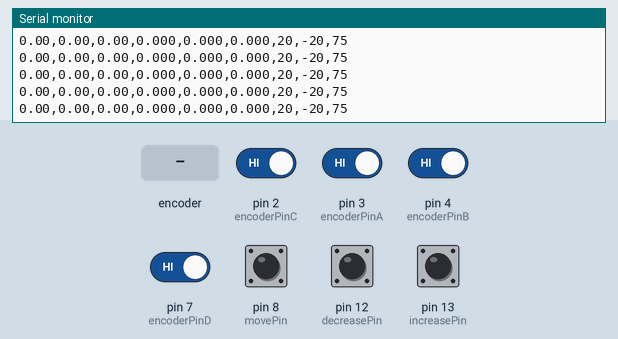
Recording of a sketch running on a simulated Arduino Uno, built with avr-gcc and run on an emulated ATmega328P. Shown: the last lines printed to the serial monitor. The test bench sets the inputs (shaded band); at power-on: pin 2 (encoderPinC), pin 3 (encoderPinA), pin 4 (encoderPinB), pin 7 (encoderPinD), pin 8 (movePin), pin 12 (decreasePin), pin 13 (increasePin) HIGH.

Above: at 1.2 s.
1.3 s: rotary encoder on pin 3 (encoderPinA) / pin 4 (encoderPinB) turned 1 step (first pin leading)
At 1.31 s:
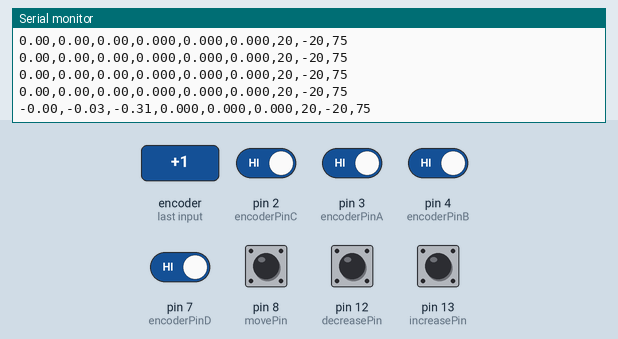
3.0 s: pin 2 (encoderPinC) driven LOW
At 3.01 s:
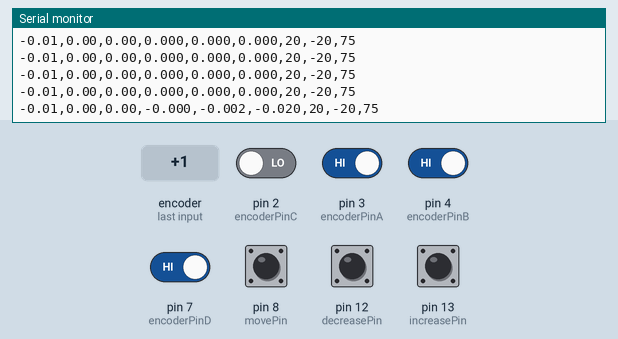
4.5 s: pin 12 (decreasePin) pulled LOW for 0.15 s
At 4.51 s:
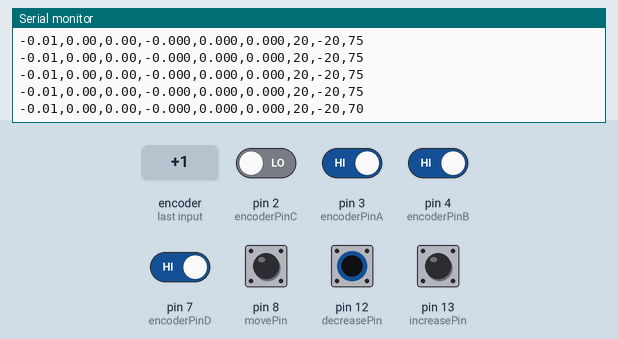
6.1 s: pin 13 (increasePin) pulled LOW for 1 s
At 6.61 s:
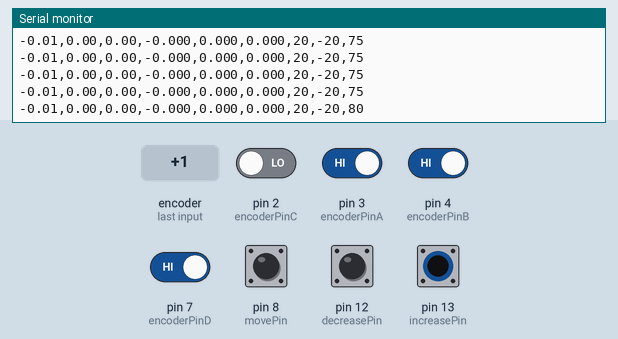
8.6 s: pin 13 (increasePin) pulled LOW for 0.15 s
At 8.61 s:
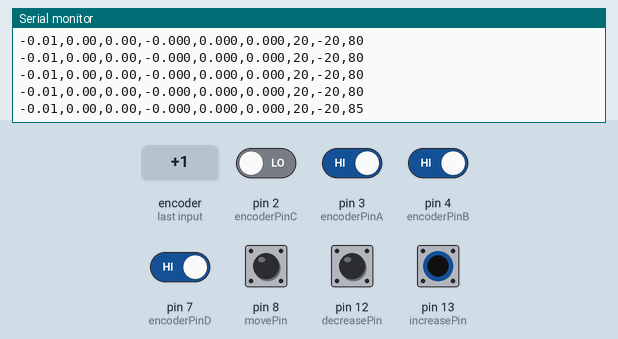
10.2 s: rotary encoder on pin 3 (encoderPinA) / pin 4 (encoderPinB) turned 1 step (first pin leading)
At 10.21 s:
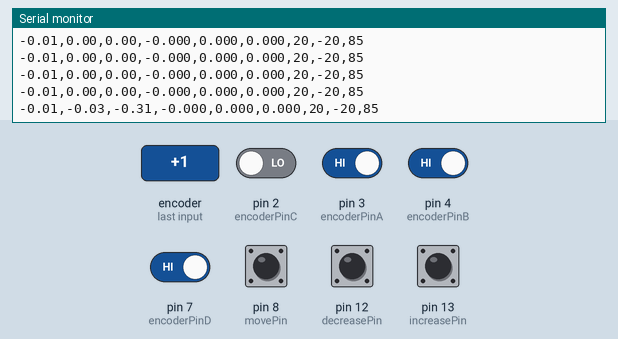
Timing chart, 0 to 12.9 s (numbered marks = the images above; inputs shaded):
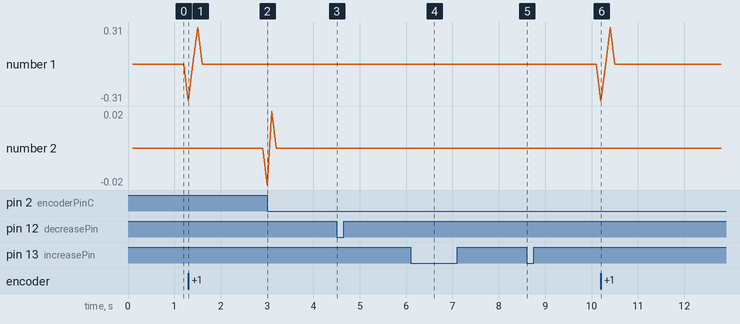

Measured:
- after the input at 1.3 s, the serial monitor: prints a new line at once (image 1)
- after the input at 3.0 s, the serial monitor: prints a new line at once (image 2)
- after the input at 4.5 s, the serial monitor: prints a new line at once (image 3)
- after the input at 6.1 s, the serial monitor: prints a new line after 0.50 s (image 4)
- after the input at 8.6 s, the serial monitor: prints a new line at once (image 5)
- after the input at 10.2 s, the serial monitor: prints a new line at once (image 6)

The sketch:

DistantAngularMeasure.ino
```cpp
#include <Wire.h>


#define MOTOR_I2C_ADDRESS 0x50
#define MOTOR1_COMMAND 0x85

//angle
const int encoderPinA = 3;
const int encoderPinB = 4;

//distance
const int encoderPinC = 2;
const int encoderPinD = 7;

const int increasePin = 13;
const int decreasePin = 12;
const int movePin = 8;

volatile long encoderPosCount = 0;
volatile long encoderDisCount = 0;

volatile unsigned long minIntervalAngle = 1000000;
volatile unsigned long minIntervalDist = 1000000;
volatile unsigned long lastPulseTimeAngle = 0;
volatile unsigned long lastPulseTimeDist = 0;
unsigned long currentTime;
long incrementDuration = 100;


unsigned long lastTime = 0;
long lastPos = 0;
double lastDis = 0;
double lastVelocity = 0.0;
double lastDistanceVelocity = 0.0;
long deltaPos;
double deltaTime;
double anglePos;
double velocity;
double acceleration;
double velocityRad;
double accelerationRad;
double deltaDis;
double velocityDistance;
double accelerationDistance;
long currentPos, currentDis;
double realDis;
double halfPoint = 0.67/2; //system half point


bool initiated = false;


int motorPWM = 75;
int PWMincreament = 5;
int debounceDelay = 500;
int currentDirection = 0;
long lastDebounceTime;
bool motorRunning = false;
bool isTuning = false;

void setup() {
  pinMode(encoderPinA, INPUT_PULLUP);
  pinMode(encoderPinB, INPUT_PULLUP);
  pinMode(encoderPinC, INPUT_PULLUP);
  pinMode(encoderPinD, INPUT_PULLUP);
  pinMode(increasePin, INPUT_PULLUP);
  pinMode(decreasePin, INPUT_PULLUP);
  pinMode(movePin, INPUT_PULLUP);

  Wire.begin();
  Serial.begin(115200);
  Serial.println("Encoder test initiated");

  attachInterrupt(digitalPinToInterrupt(encoderPinA), readEncoderAngle, CHANGE);
  attachInterrupt(digitalPinToInterrupt(encoderPinC), readEncoderDistance, CHANGE);
}

void loop() {

  currentTime = millis();
  // Read encoder values safely
  noInterrupts();
  currentPos = encoderPosCount;
  currentDis = encoderDisCount;
  interrupts();

  //all measurement done at 100 ms increment to reduce encoder noise
  if (currentTime - lastTime >= incrementDuration) {
    deltaPos = currentPos - lastPos;
    deltaTime = (double)(currentTime - lastTime) / 1000.0;

    anglePos = currentPos/2048.0*2*PI; // angle encoder 2048 P/R
    velocity = deltaPos / deltaTime;
    acceleration = (velocity - lastVelocity) / deltaTime;

    velocityRad = (velocity / 2048.0) * 2 * PI;
    accelerationRad = (acceleration / 2048.0) * 2 * PI;

    // double velocityDeg = (velocity / 2048.0) * 360;
    // double accelerationDeg = (acceleration / 2048.0) * 360;

    realDis = (double)currentDis / 50.378 / 100.0; // pulse to meter conversion 100 P/R
    deltaDis = realDis - lastDis;
    velocityDistance = deltaDis / deltaTime;
    accelerationDistance = (velocityDistance - lastDistanceVelocity) / deltaTime;

    // Serial.print("Angle Pos: "); Serial.print(anglePos,2); Serial.print(" rad");
    // Serial.print(" | Ang Vel: "); Serial.print(velocityRad, 2); Serial.print(" rad/s");
    // Serial.print(" | Ang Accel: "); Serial.print(accelerationRad, 2); Serial.print(" rad/s²");
    // Serial.print(" | Dis: "); Serial.print(realDis, 3); Serial.print(" m");
    // Serial.print(" | Dis Vel: "); Serial.print(velocityDistance, 3); Serial.print(" m/s");
    // Serial.print(" | Dis Accel: "); Serial.print(accelerationDistance, 3); Serial.print(" m/s²");
    // Serial.print(" | Time: "); Serial.print(currentTime/1000.00); Serial.println(" sec");

    // serial print for serial plot
    Serial.print(currentPos / 2048.0 * 2 * PI);  //ang in rad
    Serial.print(",");
    Serial.print(velocityRad);              // ang Velocity in rad/s
    Serial.print(",");
    Serial.print(accelerationRad);          // ang Acceleration in rad/s^2
    Serial.print(",");
    Serial.print(realDis, 3);                  // Distance in m
    Serial.print(",");
    Serial.print(velocityDistance, 3);         // Distance velo in m/s
    Serial.print(",");
    Serial.print(accelerationDistance, 3);        // Distance accel in m/s²
    Serial.print(",");
    Serial.print(20);                 //bound
    Serial.print(",");
    Serial.print(-20);               //bound
    Serial.print(",");
    Serial.println(motorPWM);                 //current PWM

    lastTime = currentTime;
    lastPos = currentPos;
    lastDis = realDis;
    lastVelocity = velocity;
    lastDistanceVelocity = velocityDistance;
  }

  int increasePinVal = digitalRead(increasePin);
  if( increasePinVal == LOW && (currentTime - lastDebounceTime) > debounceDelay){
    lastDebounceTime = currentTime;
    motorPWM += PWMincreament;
  }

  int decreasePinVal = digitalRead(decreasePin);
  if( decreasePinVal == LOW && (currentTime - lastDebounceTime) > debounceDelay){
    lastDebounceTime = currentTime;
    motorPWM -= PWMincreament;
  }

  int movePinVal = digitalRead(movePin);
  if( movePinVal == LOW && (currentTime - lastDebounceTime) > debounceDelay && !motorRunning){
    lastDebounceTime = currentTime;
    motorRunning = true;
  }

  if (motorRunning){
    switch(currentDirection){
      case 0:
        motor1(motorPWM);
        break;
      case 1:
        motor1(-motorPWM);
        break;
    }
  }

  if (realDis > 0.5 && motorRunning && currentDirection == 0 ){
    motor1(0);
    motorRunning = false;
    currentDirection = 1;
    isTuning = true;
  }

  if (realDis < 0.1 && motorRunning && currentDirection == 1){
    motor1(0);
    motorRunning = false;
    currentDirection = 0;
    isTuning = true;
  }

  if (!motorRunning && isTuning) {
    tuneTo((currentDirection == 0) ? 0.1 : 0.5, 80);
  }

}

void motor1(int tSpeed) {
  int tPWM = abs(tSpeed);
  int tDir;

  if (tSpeed > 0)      tDir = 1;
  else if (tSpeed < 0) tDir = 2;
  else                 tDir = 3;

  if (tPWM > 255) tPWM = 255;

  Wire.beginTransmission(MOTOR_I2C_ADDRESS);
  Wire.write(MOTOR1_COMMAND);
  Wire.write(tDir);
  Wire.write(tPWM);
  Wire.endTransmission();
}

void readEncoderAngle() {
  unsigned long now = micros();
  unsigned long interval = now - lastPulseTimeAngle;
  if (interval < minIntervalAngle) minIntervalAngle = interval;
  lastPulseTimeAngle = now;

  bool A = digitalRead(encoderPinA);
  bool B = digitalRead(encoderPinB);
  encoderPosCount += (B == A) ? 1 : -1;
}

void readEncoderDistance() {
  unsigned long now = micros();
  unsigned long interval = now - lastPulseTimeDist;
  if (interval < minIntervalDist) minIntervalDist = interval;
  lastPulseTimeDist = now;

  bool A = digitalRead(encoderPinC);
  bool B = digitalRead(encoderPinD);
  encoderDisCount += (B == A) ? 1 : -1;
}

// void moveToCenter(){
//   if (realDis < halfPoint){
//     motor1(100);
//   }
//   else{
//     motor1(0);
//     initiated = true;
//   }
// }

void tuneTo(double loc,int PWM){
  if (abs(loc-realDis) > 0.05){
    motor1(realDis > loc ? -PWM : PWM );
  }
  else{
    motor1(0);
    isTuning = false;
  }
}
```
